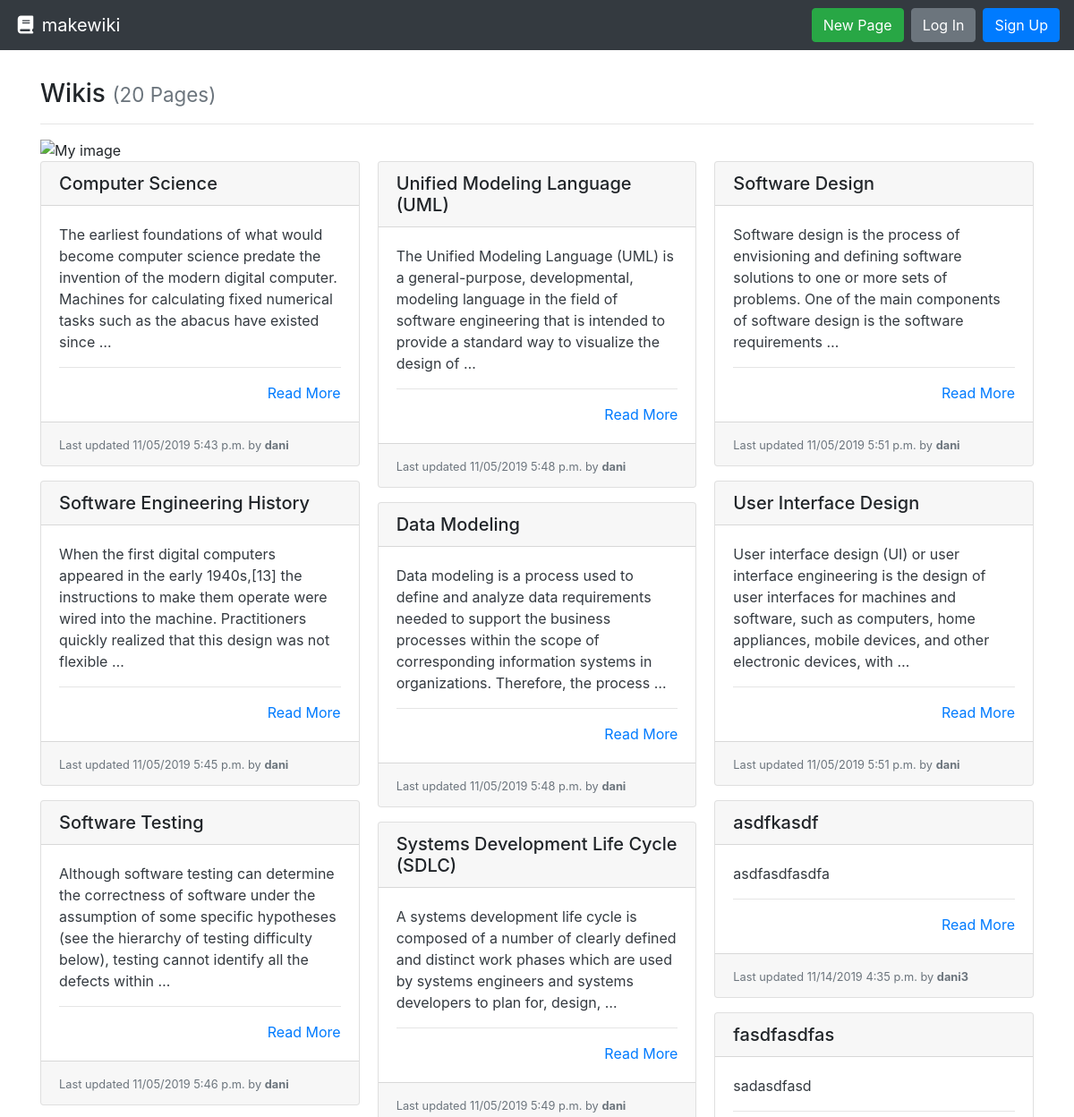
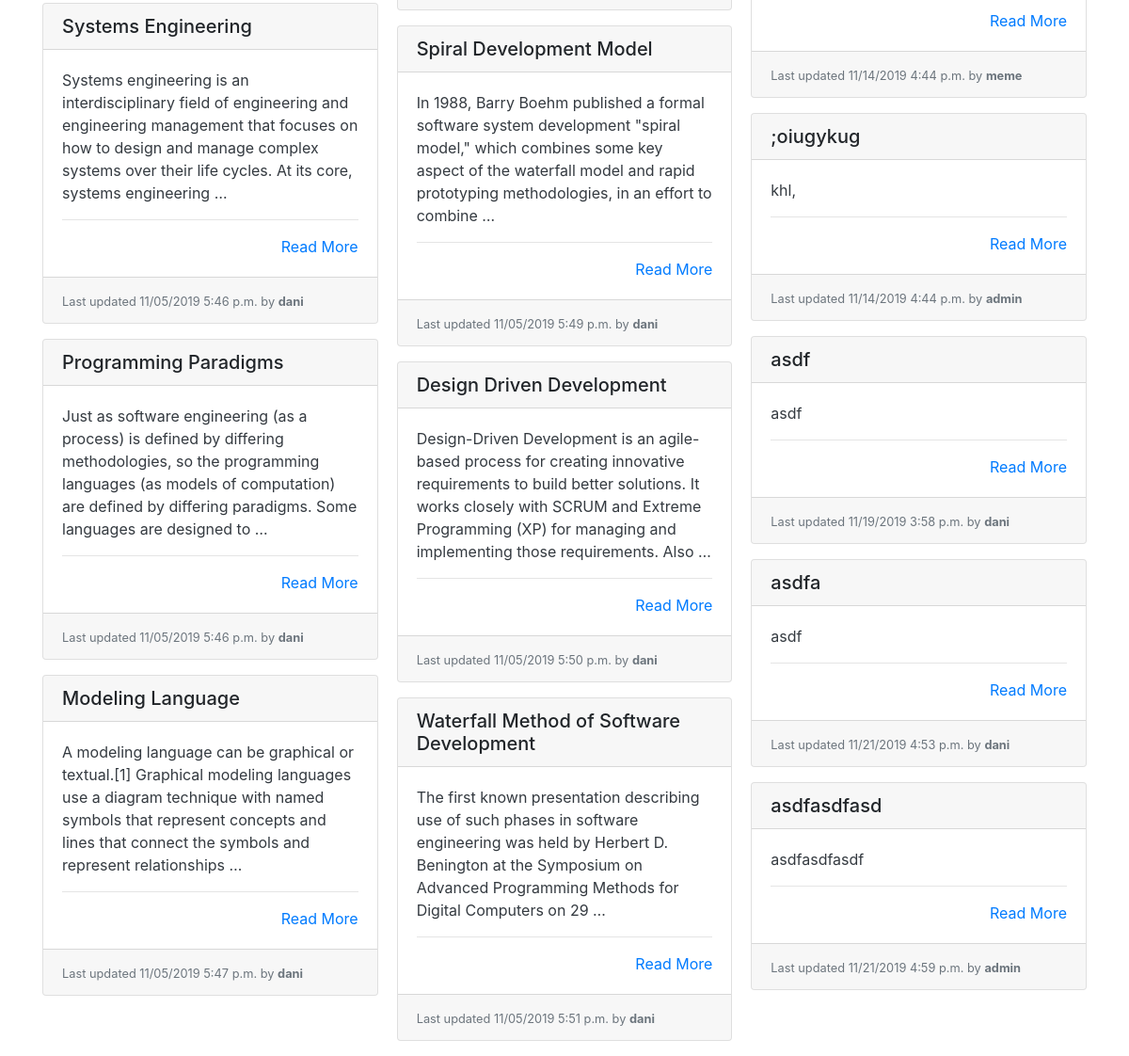
The page / on the database its author committed (2 pictures, top to bottom).
### wiki/models.py (models this page shows, shortened)
class Page(models.Model):
    title = models.CharField(max_length=settings.WIKI_PAGE_TITLE_MAX_LENGTH, unique=True,
                             help_text="Title of your page.")
    author = models.ForeignKey(User, on_delete=models.PROTECT,
                               help_text="The user that posted this article.")
    slug = models.CharField(max_length=settings.WIKI_PAGE_TITLE_MAX_LENGTH, blank=True, editable=False,
                            help_text="Unique URL path to access this page. Generated by the system.")
    content = models.TextField(
        help_text="Write the content of your page here.")
    created = models.DateTimeField(auto_now_add=True,
                                   help_text="The date and time this page was created. Automatically generated when the model saves.")
    modified = models.DateTimeField(auto_now=True,
                                    help_text="The date and time this page was updated. Automatically generated when the model updates.")

### wiki/views.py (the view)
# urls.py: path('', PageListView.as_view(), name='wiki-list-page'),
class PageListView(ListView):
    model = Page
    def get(self, request):
        pages = self.get_queryset().all()
        return render(request, 'list.html', {
          'pages': pages
        })

### wiki/templates/list.html
{% extends "base.html" %}
{% load static %}
{% block content %}
  <h3>Wikis {% if pages %}<small class="text-muted">({{ pages|length }} Page{{ pages|length|pluralize:"s" }})</small>{% endif %}</h3>
  <hr>
  <img src="{% static "download.jpeg" %}" alt="My image">
  {% if pages %}
    <div class="card-columns">
      {% for page in pages %}
        {% include "partials/card.html" %}
      {% endfor %}
    </div>
  {% else %}
    <div class="alert alert-primary" role="alert">No pages to display.</div>
  {% endif %}
{% endblock %}

### wiki/templates/partials/card.html
<div class="card mb-3">
  <h5 class="card-header ">{{ page.title }}</h5>
  <div class="card-body border-dark">
    <p class="card-text text-dark">
      {{ page.content|truncatewords_html:30 }}
      <hr>
      <div class="text-right"><a href="{% url 'wiki-details-page' page.slug %}" title="Read More">Read More</a></div>
  </div>
  <div class="card-footer">
    <small class="text-muted">Last updated {{ page.modified|date:"SHORT_DATETIME_FORMAT" }} by <b>{{ page.author.username }}</b></small>
  </div>
</div>

### static/styles.css (style rules this page uses)
html { background-color: black; font: blue; }

### rows shown on the page
Page: title "Computer Science", content "The earliest foundations of what would become computer science predate the invention of the modern digital computer. Machines for calculating fixed numerical tasks such as the abacus have existed since …", modified "11/05/2019 5:43 p.m.", author.username "dani"
Page: title "Software Engineering History", content "When the first digital computers appeared in the early 1940s,[13] the instructions to make them operate were wired into the machine. Practitioners quickly realized that this design was not flexible …", modified "11/05/2019 5:45 p.m.", author.username "dani"
Page: title "Software Testing", content "Although software testing can determine the correctness of software under the assumption of some specific hypotheses (see the hierarchy of testing difficulty below), testing cannot identify all the defects within …", modified "11/05/2019 5:46 p.m.", author.username "dani"
Page: title "Systems Engineering", content "Systems engineering is an interdisciplinary field of engineering and engineering management that focuses on how to design and manage complex systems over their life cycles. At its core, systems engineering …", modified "11/05/2019 5:46 p.m.", author.username "dani"
Page: title "Programming Paradigms", content "Just as software engineering (as a process) is defined by differing methodologies, so the programming languages (as models of computation) are defined by differing paradigms. Some languages are designed to …", modified "11/05/2019 5:46 p.m.", author.username "dani"
Page: title "Modeling Language", content "A modeling language can be graphical or textual.[1] Graphical modeling languages use a diagram technique with named symbols that represent concepts and lines that connect the symbols and represent relationships …", modified "11/05/2019 5:47 p.m.", author.username "dani"
Page: title "Unified Modeling Language (UML)", content "The Unified Modeling Language (UML) is a general-purpose, developmental, modeling language in the field of software engineering that is intended to provide a standard way to visualize the design of …", modified "11/05/2019 5:48 p.m.", author.username "dani"
Page: title "Data Modeling", content "Data modeling is a process used to define and analyze data requirements needed to support the business processes within the scope of corresponding information systems in organizations. Therefore, the process …", modified "11/05/2019 5:48 p.m.", author.username "dani"
Page: title "Systems Development Life Cycle (SDLC)", content "A systems development life cycle is composed of a number of clearly defined and distinct work phases which are used by systems engineers and systems developers to plan for, design, …", modified "11/05/2019 5:49 p.m.", author.username "dani"
Page: title "Spiral Development Model", content "In 1988, Barry Boehm published a formal software system development \"spiral model,\" which combines some key aspect of the waterfall model and rapid prototyping methodologies, in an effort to combine …", modified "11/05/2019 5:49 p.m.", author.username "dani"
Page: title "Design Driven Development", content "Design-Driven Development is an agile-based process for creating innovative requirements to build better solutions. It works closely with SCRUM and Extreme Programming (XP) for managing and implementing those requirements. Also …", modified "11/05/2019 5:50 p.m.", author.username "dani"
Page: title "Waterfall Method of Software Development", content "The first known presentation describing use of such phases in software engineering was held by Herbert D. Benington at the Symposium on Advanced Programming Methods for Digital Computers on 29 …", modified "11/05/2019 5:51 p.m.", author.username "dani"
Page: title "Software Design", content "Software design is the process of envisioning and defining software solutions to one or more sets of problems. One of the main components of software design is the software requirements …", modified "11/05/2019 5:51 p.m.", author.username "dani"
Page: title "User Interface Design", content "User interface design (UI) or user interface engineering is the design of user interfaces for machines and software, such as computers, home appliances, mobile devices, and other electronic devices, with …", modified "11/05/2019 5:51 p.m.", author.username "dani"
Page: title "asdfkasdf", content "asdfasdfasdfa", modified "11/14/2019 4:35 p.m.", author.username "dani3"
Page: title "fasdfasdfas", content "sadasdfasd", modified "11/14/2019 4:44 p.m.", author.username "meme"
Page: title ";oiugykug", content "khl,", modified "11/14/2019 4:44 p.m.", author.username "admin"
Page: title "asdf", content "asdf", modified "11/19/2019 3:58 p.m.", author.username "dani"
Page: title "asdfa", content "asdf", modified "11/21/2019 4:53 p.m.", author.username "dani"
Page: title "asdfasdfasd", content "asdfasdfasdf", modified "11/21/2019 4:59 p.m.", author.username "admin"

### other values the page prints
{{ pages|length }} "20"
